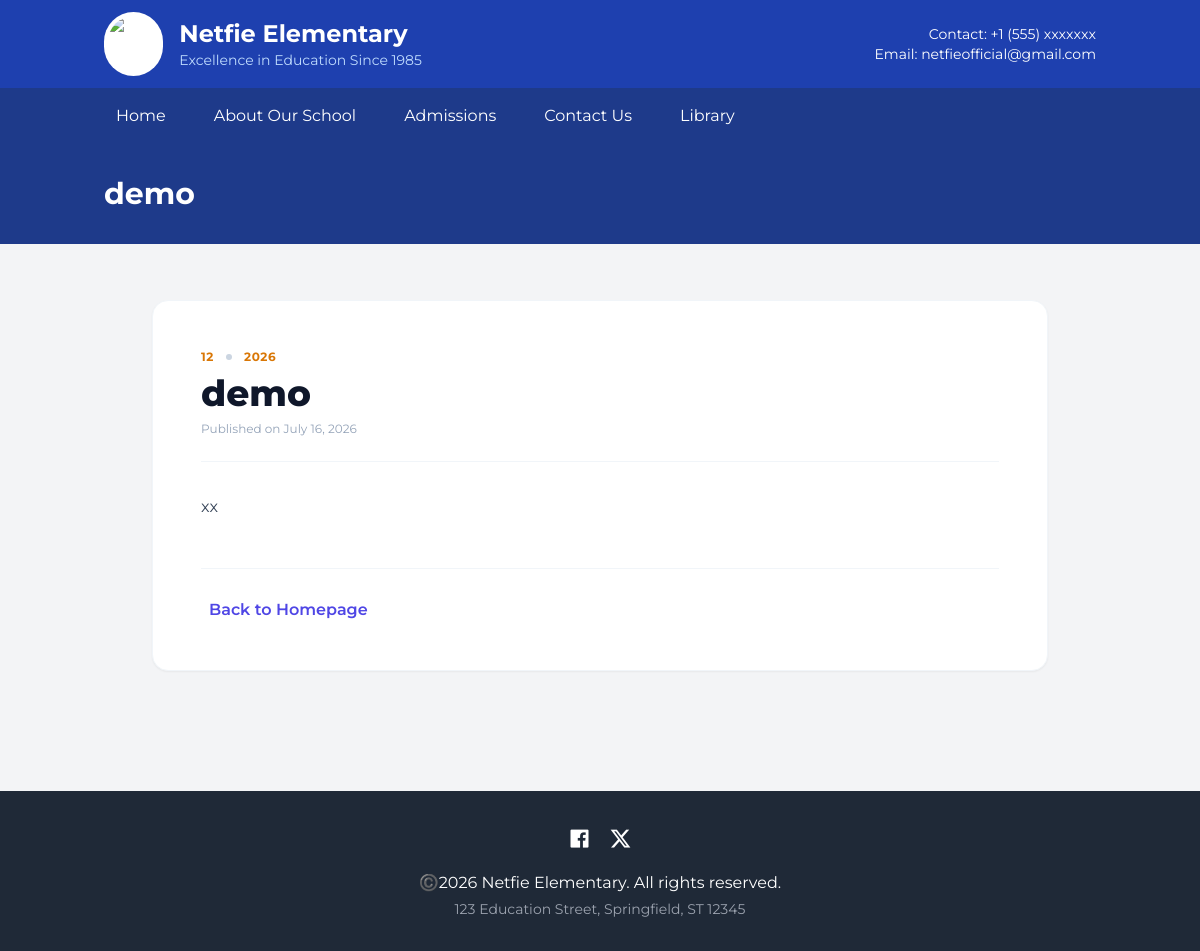
The page /research_details.php?id=1 on the database its author committed.
### tables this page shows
CREATE TABLE `pages` (
  `id` int(11) NOT NULL,
  `title` varchar(255) NOT NULL,
  `slug` varchar(255) NOT NULL,
  `content` longtext NOT NULL,
  `created_at` timestamp NOT NULL DEFAULT current_timestamp()
);

CREATE TABLE `research_publications` (
  `id` int(11) NOT NULL,
  `title` varchar(255) NOT NULL,
  `content` text NOT NULL,
  `volume` varchar(50) DEFAULT NULL,
  `year` varchar(10) DEFAULT NULL,
  `image_path` varchar(255) DEFAULT NULL,
  `created_at` timestamp NOT NULL DEFAULT current_timestamp()
);

### includes/functions.php (called while the page is built, shortened)
<?php
function get_all_settings($conn) {
    $settings = [];
    $sql = "SELECT setting_key, setting_value FROM settings";
    $result = mysqli_query($conn, $sql);
    if ($result) {
        while($row = mysqli_fetch_assoc($result)){
            $settings[$row['setting_key']] = $row['setting_value'];
        }
    }
    return $settings;
}
?>

### research_details.php (the view, shortened to what this page needs)
<?php
require_once 'config/db.php';
require_once 'includes/functions.php';
$id = intval($_GET['id']);
$stmt = $conn->prepare("SELECT * FROM research_publications WHERE id = ?");
$stmt->bind_param("i", $id);
$stmt->execute();
$pub = $stmt->get_result()->fetch_assoc();
$page_title = htmlspecialchars($pub['title']);
include 'includes/header.php';
?>
<div class="max-w-4xl mx-auto bg-white p-8 md:p-12 rounded-2xl shadow-sm border border-slate-100 mt-6 mb-12">
    <div class="border-b border-slate-100 pb-6 mb-8">
        <div class="flex items-center gap-3 text-xs font-bold text-amber-600 uppercase tracking-wider mb-2">
            <span><?= htmlspecialchars($pub['volume'] ?? 'Research Journal') ?></span>
            <?php if (!empty($pub['year'])): ?>
                <span class="w-1.5 h-1.5 rounded-full bg-slate-300"></span>
                <span><?= htmlspecialchars($pub['year']) ?></span>
            <?php endif; ?>
        </div>
        <h1 class="text-3xl md:text-4xl font-extrabold text-slate-900 leading-tight"><?= htmlspecialchars($pub['title']) ?></h1>
        <p class="text-xs text-slate-400 mt-2">Published on <?= date('F j, Y', strtotime($pub['created_at'])) ?></p>
    </div>
    <article class="prose lg:prose-lg max-w-none text-slate-700 leading-relaxed space-y-6">
        <?= nl2br(htmlspecialchars($pub['content'])) ?>
    </article>
    <div class="mt-12 pt-6 border-t border-slate-100">
        <a href="/" class="text-indigo-600 hover:text-indigo-800 font-semibold inline-flex items-center gap-2 transition">
            <i class="fa-solid fa-arrow-left"></i> Back to Homepage
        </a>
    </div>
</div>
<?php
include 'includes/footer.php';
?>

### includes/header.php (shortened to what this page needs)
<?php
require_once __DIR__ . '/../config/db.php';
require_once __DIR__ . '/functions.php';
$settings = get_all_settings($conn);
$pages_nav_result = mysqli_query($conn, "SELECT title, slug FROM pages LIMIT 5");
$is_homepage = $is_homepage ?? false;
$page_title = $page_title ?? ($settings['school_name'] ?? 'School');
?>
<!DOCTYPE html>
<html lang="en">
<head>
    <script src="https://cdn.tailwindcss.com/3.4.16"></script>
    <link href="https://cdnjs.cloudflare.com/ajax/libs/remixicon/4.6.0/remixicon.min.css" rel="stylesheet">
</head>
<body class="bg-gray-100">
    <header class="bg-blue-800 text-white shadow-md">
        <div class="container mx-auto px-4 py-3">
            <div class="flex items-center justify-between">
                <a href="/" class="flex items-center space-x-4">
                    <img src="<?= htmlspecialchars($settings['site_logo']) ?>" alt="logo" class="h-16 w-auto bg-white p-1 rounded-full">
                    <div>
                        <h1 class="text-2xl font-bold"><?= htmlspecialchars($settings['school_name']) ?></h1>
                        <p class="text-blue-200 text-sm"><?= htmlspecialchars($settings['school_tagline']) ?></p>
                    </div>
                </a>
                <div class="hidden md:flex items-center space-x-6">
                    <div class="text-right">
                        <p class="text-sm">Contact: <?= htmlspecialchars($settings['contact_phone']) ?></p>
                        <p class="text-sm">Email: <?= htmlspecialchars($settings['contact_email']) ?></p>
                    </div>
                </div>
            </div>
        </div>
        <nav class="bg-blue-900">
            <div class="container mx-auto px-4 py-2 flex items-center space-x-6">
                <a href="/" class="text-white hover:bg-blue-700 px-3 py-2 rounded">Home</a>
                <?php while($page = mysqli_fetch_assoc($pages_nav_result)): ?>
                    <a href="page.php?slug=<?= htmlspecialchars($page['slug']) ?>" class="text-white hover:bg-blue-700 px-3 py-2 rounded"><?= htmlspecialchars($page['title']) ?></a>
                <?php endwhile; ?>
                <a href="admission.php" class="text-white hover:bg-blue-700 px-3 py-2 rounded">Admissions</a>
                <a href="contact.php" class="text-white hover:bg-blue-700 px-3 py-2 rounded">Contact Us</a>
                <a href="library.php" class="text-white hover:bg-blue-700 px-3 py-2 rounded">Library</a>
            </div>
        </nav>
    </header>
    <?php if ($is_homepage): ?>
    <section class="banner-bg h-96 relative">
        <div class="hero-overlay absolute inset-0 flex items-center">
            <div class="container mx-auto px-4">
                <h2 class="text-4xl font-bold text-white mb-4">Welcome to <?= htmlspecialchars($settings['school_name']) ?></h2>
                <a href="<?= htmlspecialchars($settings['hero_button_url']) ?>" class="bg-green-600 text-white px-6 py-3 rounded-lg font-semibold hover:bg-green-700"><?= htmlspecialchars($settings['hero_button_text']) ?></a>
            </div>
        </div>
    </section>
    <?php else: ?>
    <div class="subpage-header py-8">
        <div class="container mx-auto px-4"><h1 class="text-3xl font-bold text-white"><?= htmlspecialchars($page_title) ?></h1></div>
    </div>
    <?php endif; ?>
    <main class="container mx-auto py-8">

### rows shown on the page
pages: title "About Our School"
research_publications: volume "12", year "2026", title "demo", created_at "July 16, 2026", content "xx"

### other values the page prints
$settings['school_name'] "Netfie Elementary"
$settings['school_tagline'] "Excellence in Education Since 1985"
$settings['contact_phone'] "+1 (555) xxxxxxx"
$settings['contact_email'] "netfieofficial@gmail.com"
$page_title "demo"
$settings['contact_address'] "123 Education Street, Springfield, ST 12345"
